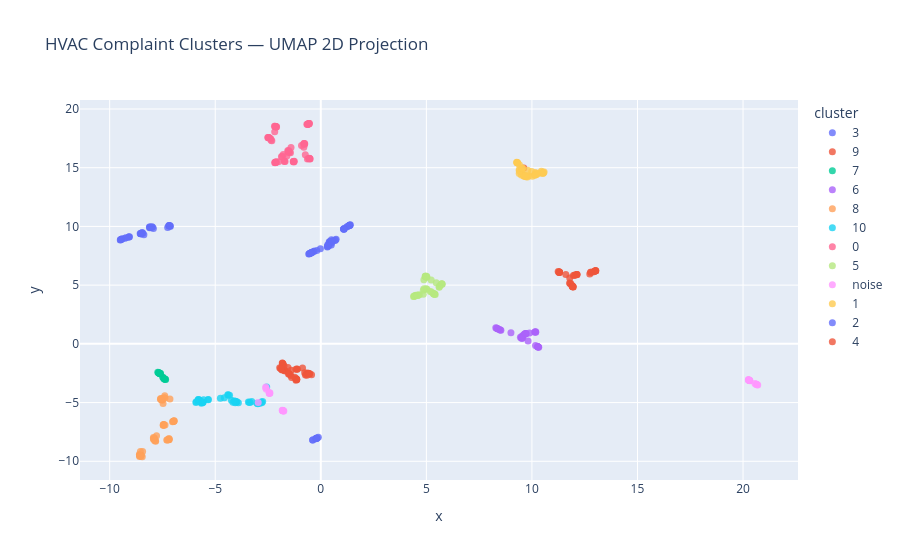

The notebook cell this image was saved under:
### Markdown cell above
## Cell 5 — Plotly UMAP scatter

### Code cell
import plotly.express as px

viz_df = pd.DataFrame({
    'x': result.coords_2d[:, 0],
    'y': result.coords_2d[:, 1],
    'cluster': [str(c) if c != -1 else 'noise' for c in result.labels],
    'text': df['complaint_text'].str.slice(0, 80).tolist(),
})

fig = px.scatter(
    viz_df, x='x', y='y', color='cluster', hover_data=['text'],
    title='HVAC Complaint Clusters — UMAP 2D Projection',
)
fig.update_traces(marker=dict(size=7, opacity=0.8))
out_html = Path('cluster_scatter.html')
fig.write_html(str(out_html))
print(f'Saved scatter → {out_html.resolve()}')
fig.show()
